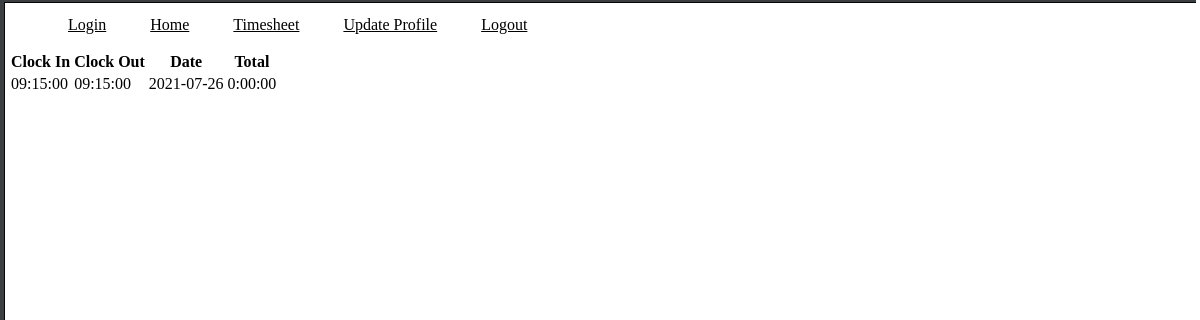
The page /timesheet (signed in) on the database its author committed.
### app.py (models this page shows)
class Account(db.Model):
    id = db.Column(db.Integer, primary_key=True)
    owner_id = db.Column(db.Integer, db.ForeignKey('users.id'))
    clockInEntry = db.Column(db.String(8))
    clockOutEntry = db.Column(db.String(8))
    date = db.Column(db.DATE)
    rowTotal = db.Column(db.String(12))

### app.py (the view)
@app.route('/timesheet', methods=['POST', 'GET'])
@login_required
def timesheet():
    user = Account.query.all()
    account = Account.query.filter_by(owner_id=current_user.id)
    name = current_user.name
    clockInEntries = []
    clockOutEntries = []
    individualClockInEntry = Account.query.filter_by(owner_id=current_user.id)
    individualClockOutEntry = Account.query.filter_by(owner_id=current_user.id)
    diff = []
    def __datetime(date_str):
        return datetime.strptime(date_str, '%H:%M:%S')
    for i in account:
        start = __datetime(i.clockInEntry)
        end = __datetime(i.clockOutEntry)
        delta = end - start
        delta = str(delta)
        diff.append(delta)
        print(diff)
    return render_template('viewTimesheet.html', user=user, account=account, name=name, rowTotal=diff)  # rowTotal=rowTotal)

### app.py (called while the page is built)
@login_manager.user_loader
def load_user(uid):
    user = Users.query.get(uid)
    return user

### templates/viewTimesheet.html (shortened to what this page needs)
{% extends "base.html" %}
{% block content %}
<table id="timesheetTable">
  {% for entry in account %}
  {% set i=0 %}
  <th>
    Clock In
  </th>
  <th>
    Clock Out
  </th>
  <th>
    Date
  </th>
  <th>
    Total
  </th>
  <tr>
    {% if user.id == account.owner_id %}
    <td>{{ entry.clockInEntry }}</td>
    {% endif %}
    <td>{{ entry.clockOutEntry }}</td>
    <td>{{ entry.date }}</td>
    <td>{{ rowTotal[i] }}</td>
  </tr>
  {% set i = i+1 %}
  {% endfor %}
</table>
{% endblock %}

### static/style.css (style rules this page uses)
body { background-image: url(/static/BG.png); background-repeat:no-repeat; background-position-y: top; background-position-x: top; }
th { color: black; }
td { color: black; }
table { display: table; }

### rows shown on the page
Account: clockInEntry "09:15:00", clockOutEntry "09:15:00", date "2021-07-26", rowTotal "0:00:00"
